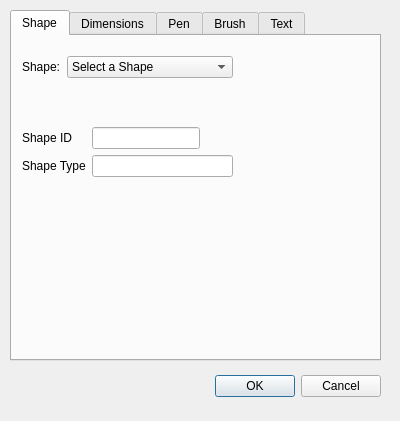
<?xml version="1.0" encoding="UTF-8"?>
<ui version="4.0">
 <class>ModifyShapes</class>
 <widget class="QDialog" name="ModifyShapes">
  <property name="geometry">
   <rect>
    <x>0</x>
    <y>0</y>
    <width>400</width>
    <height>421</height>
   </rect>
  </property>
  <property name="windowTitle">
   <string>Modify Shapes</string>
  </property>
  <widget class="QDialogButtonBox" name="buttonBox">
   <property name="geometry">
    <rect>
     <x>40</x>
     <y>370</y>
     <width>341</width>
     <height>32</height>
    </rect>
   </property>
   <property name="orientation">
    <enum>Qt::Horizontal</enum>
   </property>
   <property name="standardButtons">
    <set>QDialogButtonBox::Cancel|QDialogButtonBox::Ok</set>
   </property>
  </widget>
  <widget class="QTabWidget" name="parameterTabs">
   <property name="geometry">
    <rect>
     <x>10</x>
     <y>10</y>
     <width>371</width>
     <height>351</height>
    </rect>
   </property>
   <property name="currentIndex">
    <number>0</number>
   </property>
   <widget class="QWidget" name="Shape">
    <property name="enabled">
     <bool>true</bool>
    </property>
    <attribute name="title">
     <string>Shape</string>
    </attribute>
    <widget class="QWidget" name="verticalLayoutWidget">
     <property name="geometry">
      <rect>
       <x>10</x>
       <y>20</y>
       <width>211</width>
       <height>121</height>
      </rect>
     </property>
     <layout class="QVBoxLayout" name="verticalLayout">
      <item>
       <layout class="QFormLayout" name="formLayout_4">
        <item row="0" column="1">
         <widget class="QComboBox" name="shapesComboBox">
          <item>
           <property name="text">
            <string>Select a Shape</string>
           </property>
          </item>
         </widget>
        </item>
        <item row="0" column="0">
         <widget class="QLabel" name="label_18">
          <property name="text">
           <string>Shape:</string>
          </property>
         </widget>
        </item>
       </layout>
      </item>
      <item>
       <spacer name="verticalSpacer_6">
        <property name="orientation">
         <enum>Qt::Vertical</enum>
        </property>
        <property name="sizeHint" stdset="0">
         <size>
          <width>20</width>
          <height>40</height>
         </size>
        </property>
       </spacer>
      </item>
      <item>
       <layout class="QFormLayout" name="shapeForm">
        <item row="0" column="1">
         <widget class="QLineEdit" name="idLineEdit">
          <property name="enabled">
           <bool>true</bool>
          </property>
          <property name="sizePolicy">
           <sizepolicy hsizetype="Fixed" vsizetype="Fixed">
            <horstretch>0</horstretch>
            <verstretch>0</verstretch>
           </sizepolicy>
          </property>
          <property name="readOnly">
           <bool>true</bool>
          </property>
         </widget>
        </item>
        <item row="1" column="0">
         <widget class="QLabel" name="label">
          <property name="text">
           <string>Shape Type</string>
          </property>
         </widget>
        </item>
        <item row="0" column="0">
         <widget class="QLabel" name="label_2">
          <property name="text">
           <string>Shape ID</string>
          </property>
         </widget>
        </item>
        <item row="1" column="1">
         <widget class="QLineEdit" name="shapeTypeLineEdit"/>
        </item>
       </layout>
      </item>
     </layout>
    </widget>
   </widget>
   <widget class="QWidget" name="Dimensions">
    <attribute name="title">
     <string>Dimensions</string>
    </attribute>
    <widget class="QWidget" name="verticalLayoutWidget_2">
     <property name="geometry">
      <rect>
       <x>10</x>
       <y>10</y>
       <width>160</width>
       <height>296</height>
      </rect>
     </property>
     <layout class="QVBoxLayout" name="verticalLayout_2">
      <item>
       <layout class="QFormLayout" name="xyForm">
        <item row="0" column="0">
         <widget class="QLabel" name="label_3">
          <property name="text">
           <string>x1</string>
          </property>
         </widget>
        </item>
        <item row="0" column="1">
         <widget class="QLineEdit" name="x1LineEdit"/>
        </item>
        <item row="1" column="0">
         <widget class="QLabel" name="label_19">
          <property name="text">
           <string>y1</string>
          </property>
         </widget>
        </item>
        <item row="1" column="1">
         <widget class="QLineEdit" name="y1LineEdit"/>
        </item>
        <item row="2" column="0">
         <widget class="QLabel" name="label_20">
          <property name="text">
           <string>x2</string>
          </property>
         </widget>
        </item>
        <item row="2" column="1">
         <widget class="QLineEdit" name="x2LineEdit"/>
        </item>
        <item row="3" column="0">
         <widget class="QLabel" name="label_23">
          <property name="text">
           <string>y2</string>
          </property>
         </widget>
        </item>
        <item row="3" column="1">
         <widget class="QLineEdit" name="y2LineEdit"/>
        </item>
       </layout>
      </item>
      <item>
       <spacer name="verticalSpacer_7">
        <property name="orientation">
         <enum>Qt::Vertical</enum>
        </property>
        <property name="sizeHint" stdset="0">
         <size>
          <width>20</width>
          <height>40</height>
         </size>
        </property>
       </spacer>
      </item>
      <item>
       <layout class="QFormLayout" name="lwForm">
        <item row="0" column="0">
         <widget class="QLabel" name="label_24">
          <property name="text">
           <string>l</string>
          </property>
         </widget>
        </item>
        <item row="0" column="1">
         <widget class="QLineEdit" name="lLineEdit"/>
        </item>
        <item row="1" column="0">
         <widget class="QLabel" name="label_25">
          <property name="text">
           <string>w</string>
          </property>
         </widget>
        </item>
        <item row="1" column="1">
         <widget class="QLineEdit" name="wLineEdit"/>
        </item>
       </layout>
      </item>
      <item>
       <layout class="QFormLayout" name="abForm">
        <item row="0" column="0">
         <widget class="QLabel" name="label_26">
          <property name="text">
           <string>a</string>
          </property>
         </widget>
        </item>
        <item row="0" column="1">
         <widget class="QLineEdit" name="aLineEdit"/>
        </item>
        <item row="1" column="0">
         <widget class="QLabel" name="label_27">
          <property name="text">
           <string>b</string>
          </property>
         </widget>
        </item>
        <item row="1" column="1">
         <widget class="QLineEdit" name="bLineEdit"/>
        </item>
       </layout>
      </item>
      <item>
       <layout class="QFormLayout" name="rForm">
        <item row="0" column="0">
         <widget class="QLabel" name="label_28">
          <property name="text">
           <string>r</string>
          </property>
         </widget>
        </item>
        <item row="0" column="1">
         <widget class="QLineEdit" name="rLineEdit"/>
        </item>
       </layout>
      </item>
     </layout>
    </widget>
    <widget class="QLabel" name="dimensionHintLabel">
     <property name="geometry">
      <rect>
       <x>180</x>
       <y>0</y>
       <width>181</width>
       <height>211</height>
      </rect>
     </property>
     <property name="text">
      <string>&lt;!DOCTYPE HTML PUBLIC &quot;-//W3C//DTD HTML 4.0//EN&quot; &quot;http://www.w3.org/TR/REC-html40/strict.dtd&quot;&gt;
&lt;html&gt;&lt;head&gt;&lt;meta name=&quot;qrichtext&quot; content=&quot;1&quot; /&gt;&lt;style type=&quot;text/css&quot;&gt;
p, li { white-space: pre-wrap; }
&lt;/style&gt;&lt;/head&gt;&lt;body style=&quot; font-family:'MS Shell Dlg 2'; font-size:8pt; font-weight:400; font-style:normal;&quot;&gt;
&lt;p style=&quot; margin-top:12px; margin-bottom:12px; margin-left:0px; margin-right:0px; -qt-block-indent:0; text-indent:0px;&quot;&gt;&lt;span style=&quot; font-family:'monospace'; font-weight:600;&quot;&gt;Line&lt;/span&gt;&lt;span style=&quot; font-family:'monospace';&quot;&gt; - x1, y1, x2, y2 &lt;/span&gt;&lt;/p&gt;
&lt;p style=&quot; margin-top:12px; margin-bottom:12px; margin-left:0px; margin-right:0px; -qt-block-indent:0; text-indent:0px;&quot;&gt;&lt;span style=&quot; font-family:'monospace'; font-weight:600;&quot;&gt;Polyline &lt;/span&gt;&lt;span style=&quot; font-family:'monospace';&quot;&gt;- x1, y1, x2, y2, x3, y3, ... , xN, yN &lt;/span&gt;&lt;/p&gt;
&lt;p style=&quot; margin-top:12px; margin-bottom:12px; margin-left:0px; margin-right:0px; -qt-block-indent:0; text-indent:0px;&quot;&gt;&lt;span style=&quot; font-family:'monospace'; font-weight:600;&quot;&gt;Polygon&lt;/span&gt;&lt;span style=&quot; font-family:'monospace';&quot;&gt; - x1, y1, x2, y2, x3, y3, ... , xN, yN&lt;/span&gt;&lt;/p&gt;
&lt;p style=&quot; margin-top:12px; margin-bottom:12px; margin-left:0px; margin-right:0px; -qt-block-indent:0; text-indent:0px;&quot;&gt;&lt;span style=&quot; font-family:'monospace'; font-weight:600;&quot;&gt;Rectangle&lt;/span&gt;&lt;span style=&quot; font-family:'monospace';&quot;&gt; - x1, y1, l, w &lt;/span&gt;&lt;/p&gt;
&lt;p style=&quot; margin-top:12px; margin-bottom:12px; margin-left:0px; margin-right:0px; -qt-block-indent:0; text-indent:0px;&quot;&gt;&lt;span style=&quot; font-family:'monospace'; font-weight:600;&quot;&gt;Square&lt;/span&gt;&lt;span style=&quot; font-family:'monospace';&quot;&gt; - x1, y1, l&lt;/span&gt;&lt;/p&gt;
&lt;p style=&quot; margin-top:12px; margin-bottom:12px; margin-left:0px; margin-right:0px; -qt-block-indent:0; text-indent:0px;&quot;&gt;&lt;span style=&quot; font-family:'monospace'; font-weight:600;&quot;&gt;Ellipse&lt;/span&gt;&lt;span style=&quot; font-family:'monospace';&quot;&gt; - x1, y1, a, b &lt;/span&gt;&lt;/p&gt;
&lt;p style=&quot; margin-top:12px; margin-bottom:12px; margin-left:0px; margin-right:0px; -qt-block-indent:0; text-indent:0px;&quot;&gt;&lt;span style=&quot; font-family:'monospace'; font-weight:600;&quot;&gt;Circle&lt;/span&gt;&lt;span style=&quot; font-family:'monospace';&quot;&gt; - x1, y1, r&lt;/span&gt;&lt;/p&gt;
&lt;p style=&quot; margin-top:12px; margin-bottom:12px; margin-left:0px; margin-right:0px; -qt-block-indent:0; text-indent:0px;&quot;&gt;&lt;span style=&quot; font-family:'monospace'; font-weight:600;&quot;&gt;Text&lt;/span&gt;&lt;span style=&quot; font-family:'monospace';&quot;&gt; - x1, y1, l, w &lt;/span&gt;&lt;/p&gt;&lt;/body&gt;&lt;/html&gt;</string>
     </property>
    </widget>
    <widget class="QLabel" name="label_30">
     <property name="geometry">
      <rect>
       <x>200</x>
       <y>210</y>
       <width>160</width>
       <height>41</height>
      </rect>
     </property>
     <property name="text">
      <string>&lt;html&gt;&lt;head/&gt;&lt;body&gt;&lt;p&gt;Add Point (Polyline/Polygon)&lt;br/&gt;(x,y)&lt;/p&gt;&lt;/body&gt;&lt;/html&gt;</string>
     </property>
    </widget>
    <widget class="QWidget" name="gridLayoutWidget">
     <property name="geometry">
      <rect>
       <x>200</x>
       <y>250</y>
       <width>160</width>
       <height>61</height>
      </rect>
     </property>
     <layout class="QGridLayout" name="gridLayout">
      <item row="0" column="0">
       <widget class="QLineEdit" name="addXLineEdit"/>
      </item>
      <item row="0" column="1">
       <widget class="QLineEdit" name="addYLineEdit"/>
      </item>
      <item row="1" column="1">
       <widget class="QPushButton" name="addPointPushButton">
        <property name="text">
         <string>Add Point</string>
        </property>
       </widget>
      </item>
     </layout>
    </widget>
   </widget>
   <widget class="QWidget" name="Pen">
    <attribute name="title">
     <string>Pen</string>
    </attribute>
    <widget class="QWidget" name="formLayoutWidget">
     <property name="geometry">
      <rect>
       <x>20</x>
       <y>40</y>
       <width>251</width>
       <height>198</height>
      </rect>
     </property>
     <layout class="QFormLayout" name="formLayout">
      <item row="0" column="0">
       <widget class="QLabel" name="label_4">
        <property name="text">
         <string>Pen Color</string>
        </property>
       </widget>
      </item>
      <item row="1" column="0">
       <widget class="QLabel" name="label_5">
        <property name="text">
         <string>Pen Style</string>
        </property>
       </widget>
      </item>
      <item row="2" column="0">
       <widget class="QLabel" name="label_6">
        <property name="text">
         <string>Pen Width</string>
        </property>
       </widget>
      </item>
      <item row="4" column="0">
       <widget class="QLabel" name="label_7">
        <property name="text">
         <string>Cap Style</string>
        </property>
       </widget>
      </item>
      <item row="5" column="0">
       <widget class="QLabel" name="label_8">
        <property name="text">
         <string>Join Style</string>
        </property>
       </widget>
      </item>
      <item row="0" column="1">
       <widget class="QComboBox" name="penColorComboBox">
        <item>
         <property name="text">
          <string>White</string>
         </property>
        </item>
        <item>
         <property name="text">
          <string>Black</string>
         </property>
        </item>
        <item>
         <property name="text">
          <string>Red</string>
         </property>
        </item>
        <item>
         <property name="text">
          <string>Green</string>
         </property>
        </item>
        <item>
         <property name="text">
          <string>Blue</string>
         </property>
        </item>
        <item>
         <property name="text">
          <string>Cyan</string>
         </property>
        </item>
        <item>
         <property name="text">
          <string>Magenta</string>
         </property>
        </item>
        <item>
         <property name="text">
          <string>Yellow</string>
         </property>
        </item>
        <item>
         <property name="text">
          <string>Gray</string>
         </property>
        </item>
       </widget>
      </item>
      <item row="1" column="1">
       <widget class="QComboBox" name="penStyleComboBox">
        <item>
         <property name="text">
          <string>No Pen</string>
         </property>
        </item>
        <item>
         <property name="text">
          <string>Solid Line</string>
         </property>
        </item>
        <item>
         <property name="text">
          <string>Dashed Line</string>
         </property>
        </item>
        <item>
         <property name="text">
          <string>Dotted Line</string>
         </property>
        </item>
        <item>
         <property name="text">
          <string>Dashed Dotted Line</string>
         </property>
        </item>
        <item>
         <property name="text">
          <string>Dashed Dot Dot Line</string>
         </property>
        </item>
       </widget>
      </item>
      <item row="2" column="1">
       <widget class="QSpinBox" name="penWidthSpinBox">
        <property name="maximum">
         <number>20</number>
        </property>
       </widget>
      </item>
      <item row="4" column="1">
       <widget class="QComboBox" name="capStyleComboBox">
        <item>
         <property name="text">
          <string>Flat</string>
         </property>
        </item>
        <item>
         <property name="text">
          <string>Square</string>
         </property>
        </item>
        <item>
         <property name="text">
          <string>Round</string>
         </property>
        </item>
       </widget>
      </item>
      <item row="5" column="1">
       <widget class="QComboBox" name="joinStyleComboBox">
        <item>
         <property name="text">
          <string>Miter</string>
         </property>
        </item>
        <item>
         <property name="text">
          <string>Bevel</string>
         </property>
        </item>
        <item>
         <property name="text">
          <string>Round</string>
         </property>
        </item>
       </widget>
      </item>
      <item row="3" column="0">
       <spacer name="verticalSpacer">
        <property name="orientation">
         <enum>Qt::Vertical</enum>
        </property>
        <property name="sizeType">
         <enum>QSizePolicy::MinimumExpanding</enum>
        </property>
        <property name="sizeHint" stdset="0">
         <size>
          <width>20</width>
          <height>40</height>
         </size>
        </property>
       </spacer>
      </item>
     </layout>
    </widget>
   </widget>
   <widget class="QWidget" name="Brush">
    <attribute name="title">
     <string>Brush</string>
    </attribute>
    <widget class="QWidget" name="formLayoutWidget_3">
     <property name="geometry">
      <rect>
       <x>30</x>
       <y>30</y>
       <width>164</width>
       <height>61</height>
      </rect>
     </property>
     <layout class="QFormLayout" name="formLayout_2">
      <item row="0" column="0">
       <widget class="QLabel" name="label_9">
        <property name="text">
         <string>Brush Color</string>
        </property>
       </widget>
      </item>
      <item row="1" column="0">
       <widget class="QLabel" name="label_10">
        <property name="text">
         <string>Brush Style</string>
        </property>
       </widget>
      </item>
      <item row="0" column="1">
       <widget class="QComboBox" name="brushColorComboBox">
        <item>
         <property name="text">
          <string>White</string>
         </property>
        </item>
        <item>
         <property name="text">
          <string>Black</string>
         </property>
        </item>
        <item>
         <property name="text">
          <string>Red</string>
         </property>
        </item>
        <item>
         <property name="text">
          <string>Green</string>
         </property>
        </item>
        <item>
         <property name="text">
          <string>Blue</string>
         </property>
        </item>
        <item>
         <property name="text">
          <string>Cyan</string>
         </property>
        </item>
        <item>
         <property name="text">
          <string>Magenta</string>
         </property>
        </item>
        <item>
         <property name="text">
          <string>Yellow</string>
         </property>
        </item>
        <item>
         <property name="text">
          <string>Gray</string>
         </property>
        </item>
       </widget>
      </item>
      <item row="1" column="1">
       <widget class="QComboBox" name="brushStyleComboBox">
        <item>
         <property name="text">
          <string>None</string>
         </property>
        </item>
        <item>
         <property name="text">
          <string>Solid</string>
         </property>
        </item>
        <item>
         <property name="text">
          <string>Horizontal</string>
         </property>
        </item>
        <item>
         <property name="text">
          <string>Vertical</string>
         </property>
        </item>
       </widget>
      </item>
     </layout>
    </widget>
   </widget>
   <widget class="QWidget" name="Text">
    <attribute name="title">
     <string>Text</string>
    </attribute>
    <widget class="QWidget" name="formLayoutWidget_4">
     <property name="geometry">
      <rect>
       <x>30</x>
       <y>20</y>
       <width>211</width>
       <height>271</height>
      </rect>
     </property>
     <layout class="QFormLayout" name="formLayout_3">
      <item row="2" column="0">
       <widget class="QLabel" name="label_11">
        <property name="text">
         <string>Color</string>
        </property>
       </widget>
      </item>
      <item row="0" column="0">
       <widget class="QLabel" name="label_12">
        <property name="text">
         <string>String</string>
        </property>
       </widget>
      </item>
      <item row="1" column="0">
       <spacer name="verticalSpacer_2">
        <property name="orientation">
         <enum>Qt::Vertical</enum>
        </property>
        <property name="sizeHint" stdset="0">
         <size>
          <width>20</width>
          <height>40</height>
         </size>
        </property>
       </spacer>
      </item>
      <item row="3" column="0">
       <widget class="QLabel" name="label_13">
        <property name="text">
         <string>Alignment</string>
        </property>
       </widget>
      </item>
      <item row="4" column="0">
       <widget class="QLabel" name="label_14">
        <property name="text">
         <string>Size</string>
        </property>
       </widget>
      </item>
      <item row="6" column="0">
       <widget class="QLabel" name="label_15">
        <property name="text">
         <string>Font Family</string>
        </property>
       </widget>
      </item>
      <item row="7" column="0">
       <widget class="QLabel" name="label_16">
        <property name="text">
         <string>Font Style</string>
        </property>
       </widget>
      </item>
      <item row="8" column="0">
       <widget class="QLabel" name="label_17">
        <property name="text">
         <string>Weight</string>
        </property>
       </widget>
      </item>
      <item row="5" column="0">
       <spacer name="verticalSpacer_3">
        <property name="orientation">
         <enum>Qt::Vertical</enum>
        </property>
        <property name="sizeHint" stdset="0">
         <size>
          <width>20</width>
          <height>40</height>
         </size>
        </property>
       </spacer>
      </item>
      <item row="0" column="1">
       <widget class="QLineEdit" name="textStringLineEdit">
        <property name="text">
         <string>Text Object</string>
        </property>
       </widget>
      </item>
      <item row="2" column="1">
       <widget class="QComboBox" name="fontColorComboBox">
        <item>
         <property name="text">
          <string>White</string>
         </property>
        </item>
        <item>
         <property name="text">
          <string>Black</string>
         </property>
        </item>
        <item>
         <property name="text">
          <string>Red</string>
         </property>
        </item>
        <item>
         <property name="text">
          <string>Green</string>
         </property>
        </item>
        <item>
         <property name="text">
          <string>Blue</string>
         </property>
        </item>
        <item>
         <property name="text">
          <string>Cyan</string>
         </property>
        </item>
        <item>
         <property name="text">
          <string>Magenta</string>
         </property>
        </item>
        <item>
         <property name="text">
          <string>Yellow</string>
         </property>
        </item>
        <item>
         <property name="text">
          <string>Gray</string>
         </property>
        </item>
       </widget>
      </item>
      <item row="3" column="1">
       <widget class="QComboBox" name="fontAllignmentComboBox">
        <item>
         <property name="text">
          <string>Left</string>
         </property>
        </item>
        <item>
         <property name="text">
          <string>Right</string>
         </property>
        </item>
        <item>
         <property name="text">
          <string>Top</string>
         </property>
        </item>
        <item>
         <property name="text">
          <string>Bottom</string>
         </property>
        </item>
        <item>
         <property name="text">
          <string>Center</string>
         </property>
        </item>
       </widget>
      </item>
      <item row="4" column="1">
       <widget class="QSpinBox" name="sizeSpinBox">
        <property name="minimum">
         <number>-1</number>
        </property>
        <property name="maximum">
         <number>50</number>
        </property>
       </widget>
      </item>
      <item row="8" column="1">
       <widget class="QComboBox" name="fontWeightComboBox">
        <item>
         <property name="text">
          <string>Normal</string>
         </property>
        </item>
        <item>
         <property name="text">
          <string>Thin</string>
         </property>
        </item>
        <item>
         <property name="text">
          <string>Light</string>
         </property>
        </item>
        <item>
         <property name="text">
          <string>Bold</string>
         </property>
        </item>
       </widget>
      </item>
      <item row="6" column="1">
       <widget class="QComboBox" name="fontFamilyComboBox">
        <item>
         <property name="text">
          <string>Comic Sans MS</string>
         </property>
        </item>
        <item>
         <property name="text">
          <string>Courier</string>
         </property>
        </item>
        <item>
         <property name="text">
          <string>Helvetica</string>
         </property>
        </item>
        <item>
         <property name="text">
          <string>Times</string>
         </property>
        </item>
       </widget>
      </item>
      <item row="7" column="1">
       <widget class="QComboBox" name="fontStyleComboBox">
        <item>
         <property name="text">
          <string>Normal</string>
         </property>
        </item>
        <item>
         <property name="text">
          <string>Italic</string>
         </property>
        </item>
        <item>
         <property name="text">
          <string>Oblique</string>
         </property>
        </item>
       </widget>
      </item>
     </layout>
    </widget>
   </widget>
  </widget>
 </widget>
 <resources/>
 <connections>
  <connection>
   <sender>buttonBox</sender>
   <signal>accepted()</signal>
   <receiver>ModifyShapes</receiver>
   <slot>accept()</slot>
   <hints>
    <hint type="sourcelabel">
     <x>248</x>
     <y>254</y>
    </hint>
    <hint type="destinationlabel">
     <x>157</x>
     <y>274</y>
    </hint>
   </hints>
  </connection>
  <connection>
   <sender>buttonBox</sender>
   <signal>rejected()</signal>
   <receiver>ModifyShapes</receiver>
   <slot>reject()</slot>
   <hints>
    <hint type="sourcelabel">
     <x>316</x>
     <y>260</y>
    </hint>
    <hint type="destinationlabel">
     <x>286</x>
     <y>274</y>
    </hint>
   </hints>
  </connection>
 </connections>
</ui>
